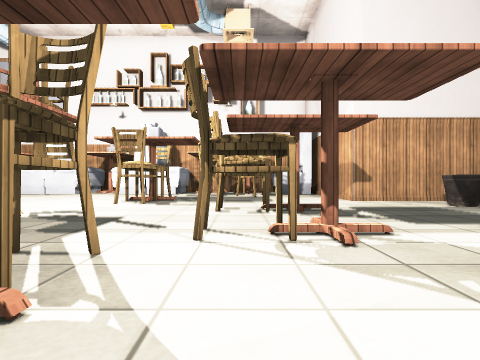
View 1 (above)

16 first-person views from a walk through a 3-D level made in the Unity game engine. The camera is 0.27 m above the floor, looks level and sees 75° across. The floor is counted in squares, 0.5 m on a side. Each view is taken from the middle of a square. On the plan, view 1 faces up. The plan holds only what a view shows up to about 9 squares ahead; the rest is blank. The place goes on beyond the plan. The player character is not drawn. Some animated figures are not drawn. Some surface patterns are stand-ins.

View 2
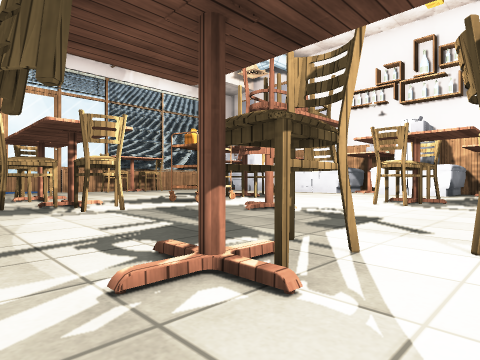

View 3
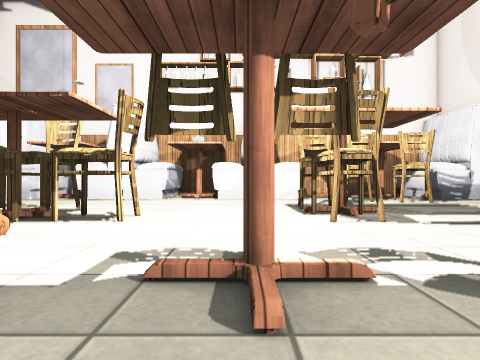

View 4
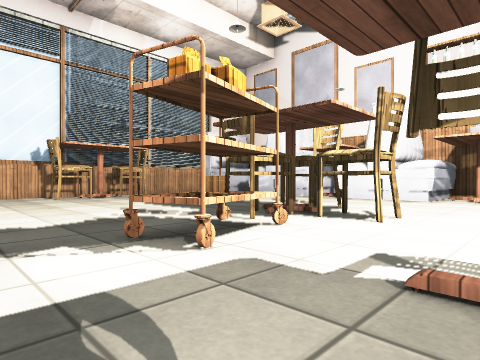

View 5
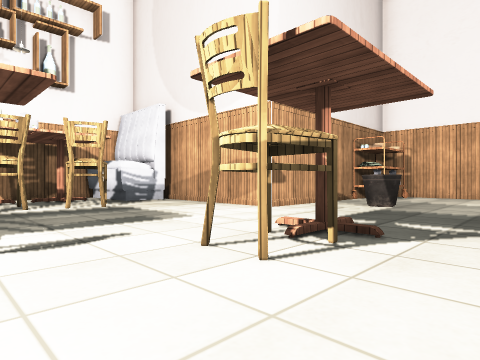

View 6
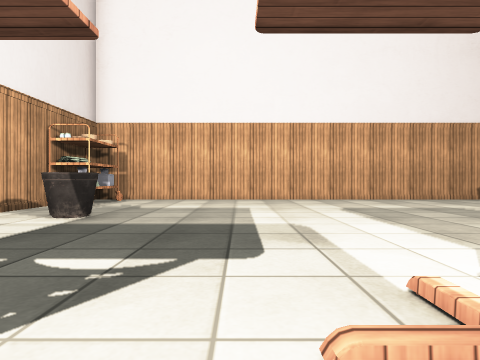

View 7
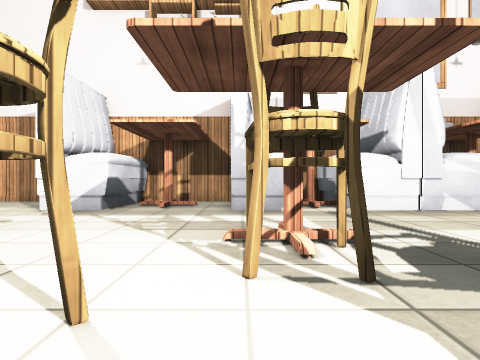

View 8
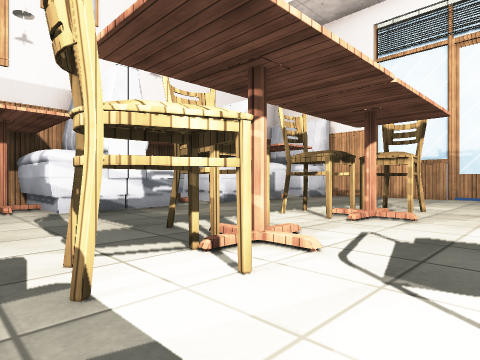

View 9
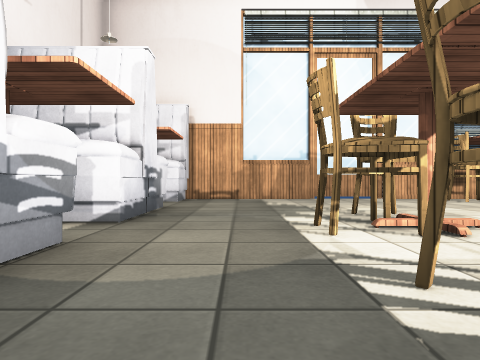

View 10
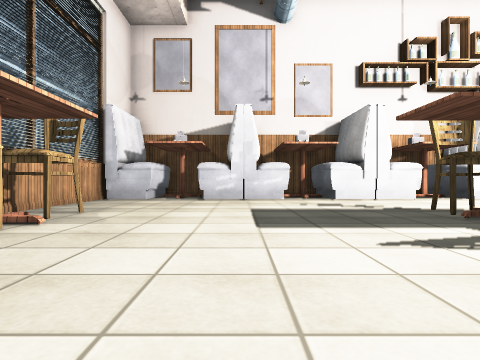

View 11
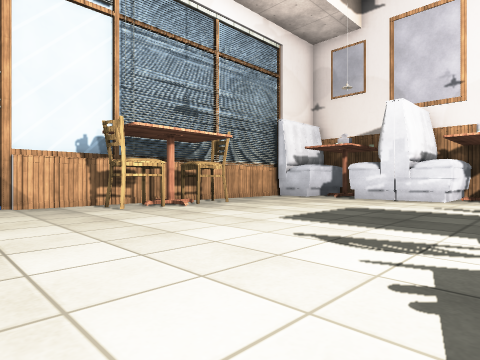

View 12
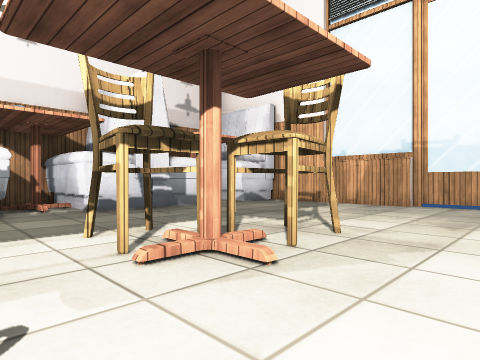

View 13
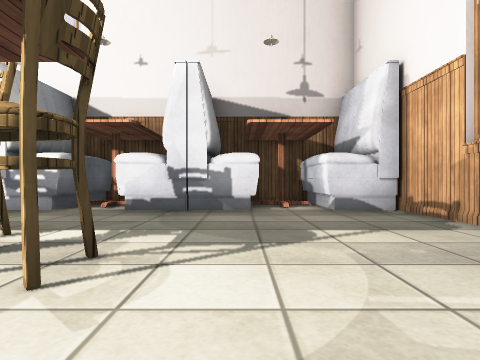

View 14
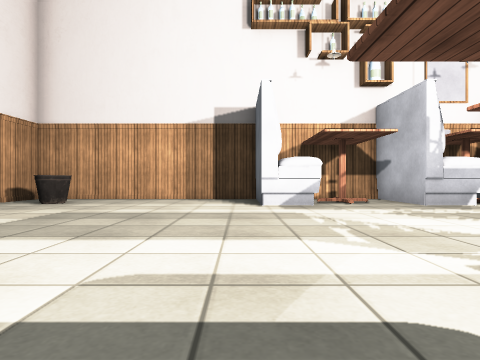

View 15
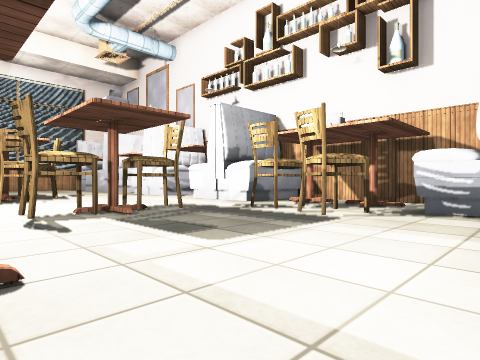

View 16
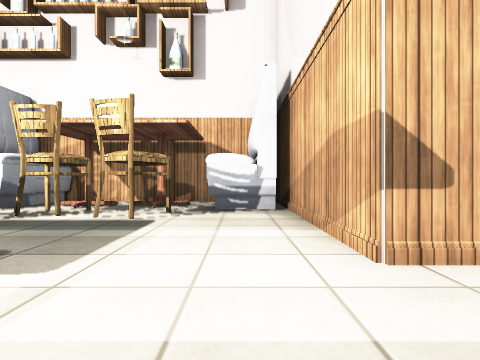

### Floor plan
Points are (right, up) in squares from view 1. A wall is a line through its corners. A room is listed if a view was taken in it or the views show most of it. See-through windows are left out.
Room 1 (views 1, 2, 3, 4, 5, 6, 7, 8, 9, 10, 11, 12, 13, 14, 15, 16)
walls: (-5.2, -1.5) (-2.9, -1.5); (-2, -1.5) (-0.9, -1.5) (-0.9, -3.8) (1.4, -3.8) (1.4, -1.5) (2.5, -1.5) (2.5, -3.8) (8.7, -3.8) (8.7, 8); (-8.7, -1.5) (-6.3, -1.5); (-6, 11.6) (-8.5, 11.6) (-8.5, 12); (-12.4, -1.5) (-9.8, -1.5); (-2.2, 13.9) (-2.2, 11.6) (-4.7, 11.6); (2.7, 11.6) (1.4, 11.6) (1.4, 13.4); (-14.8, 2.2) (-14.8, -1.8); (-15.1, 4) (-15.1, 2); (6.5, 8) (2.9, 8) (2.9, 13.9); (1.4, 14) (-2.5, 14); (-9.7, 13.9) (-9.7, 11.6) (-12.1, 11.6); (-9.8, 13.9) (-9.8, 11.6); (-13.4, 11.6) (-14.8, 11.6); (-14.9, -1.5) (-13.5, -1.5) (-13.5, -3.8) (-12.2, -3.8); (-14.8, 12) (-14.8, 3.9)
objects: chair (-14, 6); table (-14, 7); chair (-14, 8); table (-13, -3); chair (-11, 2); chair (-10, 1) to (-9, 2); table (-10, 2); table (-9, 13); chair (-8, 6) to (-7, 7); chair (-8, 8) to (-7, 9); chair (-7, 1); table (-7, 2); cart (-7, 4) to (-6, 6); table (-7, 7); chair (-6, 2) to (-6, 3); chair (-6, 7) to (-6, 8); table (-4, 5); chair (-3, 7) to (-2, 8); chair (-3, 9) to (-2, 9); chair (-2, 2) to (-1, 2); table (-2, 8); table (-1, 1); chair (-1, 11) to (-1, 12); table (-1, 13); chair (0, 3); chair (0, 5) to (0, 6); chair (0, 10) to (1, 11); table (0, 13); table (1, -3); table (1, 3); table (1, 6); cart (7, 7) to (7, 8)

Positions as (right, up) in squares from view 1, and headings:
1: (0, 0), facing up
2: (0, 0), facing up-left
3: (-4, 3), facing up
4: (-4, 3), facing up-left
5: (-2, 4), facing up-right
6: (0, 4), facing right
7: (-1, 4), facing down
8: (-5, 4), facing down-left
9: (-6, 0), facing left
10: (-11, 3), facing up
11: (-8, 3), facing up-left
12: (-8, 4), facing down-left
13: (-12, 4), facing down
14: (3, 5), facing down
15: (3, 6), facing up-left
16: (2, 6), facing up
